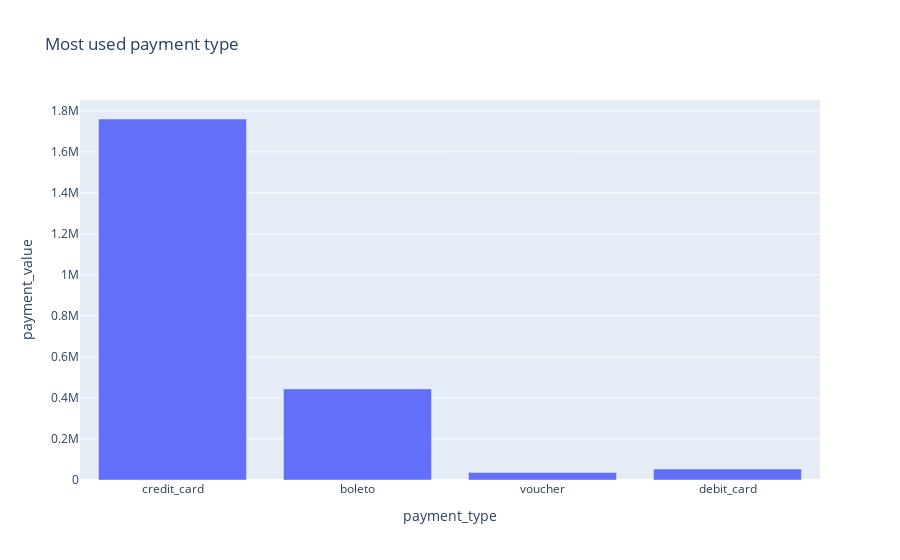

The notebook cell this image was saved under:
### Markdown cell above
### Pertanyaan 2: Metode pembayaran apa yang paling banyak digunakan konsumen?

### Code cell
payment_fig = px.bar(most_used_payment , x='payment_type', y= 'payment_value', title= 'Most used payment type')
payment_fig.show()

### Figure 1 — Plotly figure (JSON) as saved in the notebook; plotly's stock layout.template omitted (floating-point values rounded to 4 significant figures)
{"data": [{"hovertemplate": "payment_type=%{x}<br>payment_value=%{y}<extra></extra>", "legendgroup": "", "marker": {"color": "#636efa", "pattern": {"shape": ""}}, "name": "", "orientation": "v", "showlegend": false, "textposition": "auto", "type": "bar", "x": ["credit_card", "boleto", "voucher", "debit_card"], "xaxis": "x", "y": [1760000.0, 444300.0, 36780.0, 53850.0], "yaxis": "y"}], "layout": {"barmode": "relative", "legend": {"tracegroupgap": 0}, "title": {"text": "Most used payment type"}, "xaxis": {"anchor": "y", "domain": [0, 1], "title": {"text": "payment_type"}}, "yaxis": {"anchor": "x", "domain": [0, 1], "title": {"text": "payment_value"}}}}
